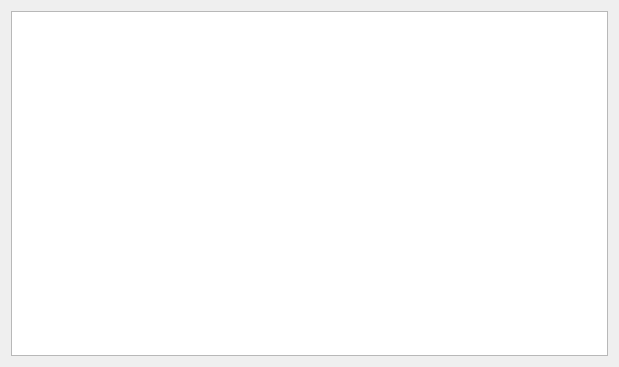
<?xml version="1.0" encoding="UTF-8"?>
<ui version="4.0">
 <class>CustomTools</class>
 <widget class="QWidget" name="CustomTools">
  <property name="geometry">
   <rect>
    <x>0</x>
    <y>0</y>
    <width>619</width>
    <height>367</height>
   </rect>
  </property>
  <property name="windowTitle">
   <string>Tools</string>
  </property>
  <layout class="QGridLayout" name="gridLayout">
   <item row="0" column="0">
    <widget class="QTableView" name="m_toolsTable">
     <property name="whatsThis">
      <string>&lt;p&gt;List of tools used by &lt;b&gt;XINX&lt;/b&gt; and all plugins. Tools are external application called by this application.&lt;/p&gt;
&lt;p&gt;If the tool can't be find, the text color will be &lt;span style=&quot;color:#ff0000;&quot;&gt;red&lt;/span&gt;.&lt;/p&gt;
&lt;p&gt;To edit a tool, double click (or presse F2) on the path of the tool.&lt;/p&gt;</string>
     </property>
     <property name="alternatingRowColors">
      <bool>true</bool>
     </property>
    </widget>
   </item>
  </layout>
 </widget>
 <resources>
  <include location="../../../../components/xinxpluginselector.qrc"/>
  <include location="../../../../xinx/application.qrc"/>
 </resources>
 <connections/>
</ui>
